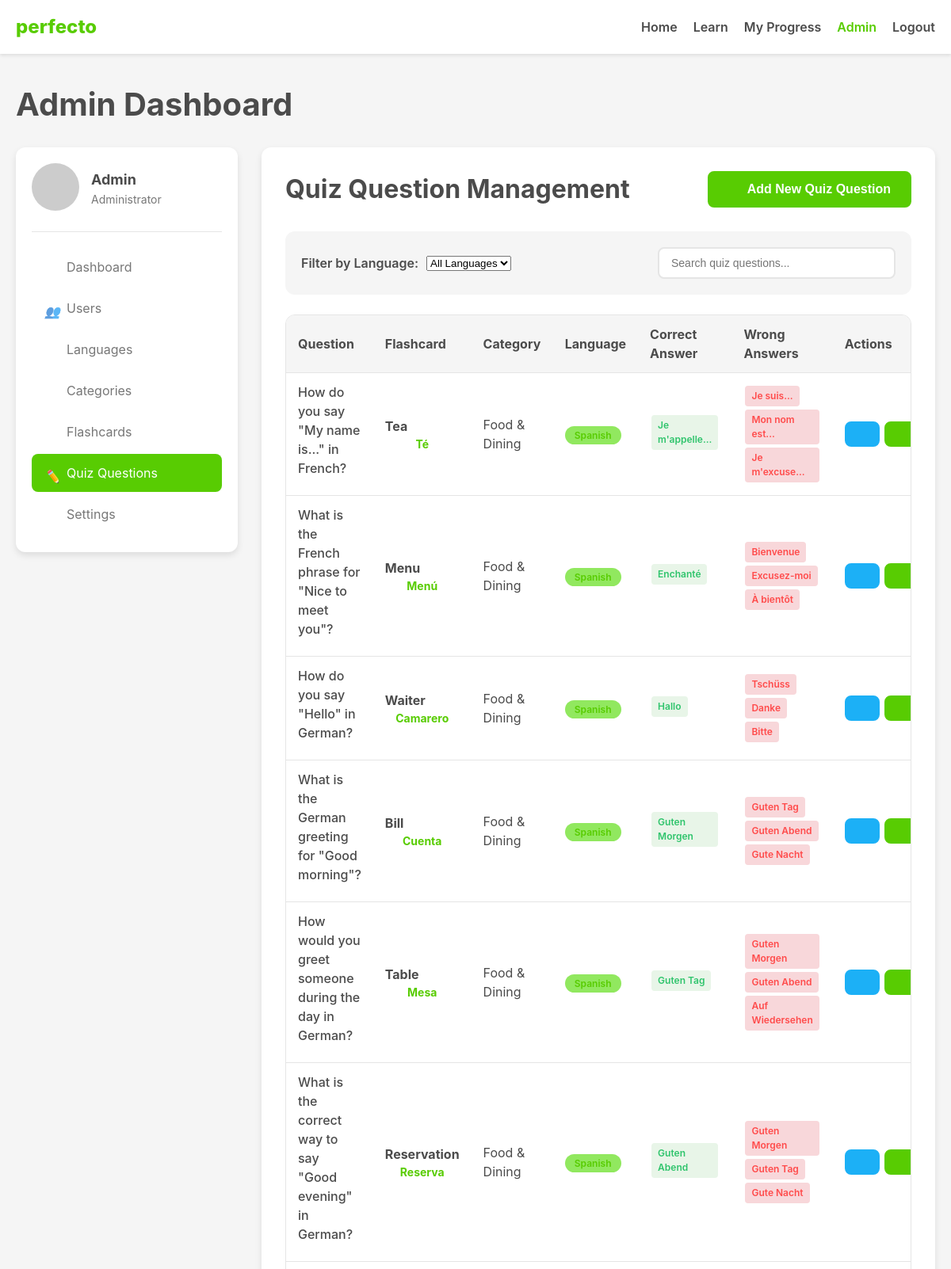
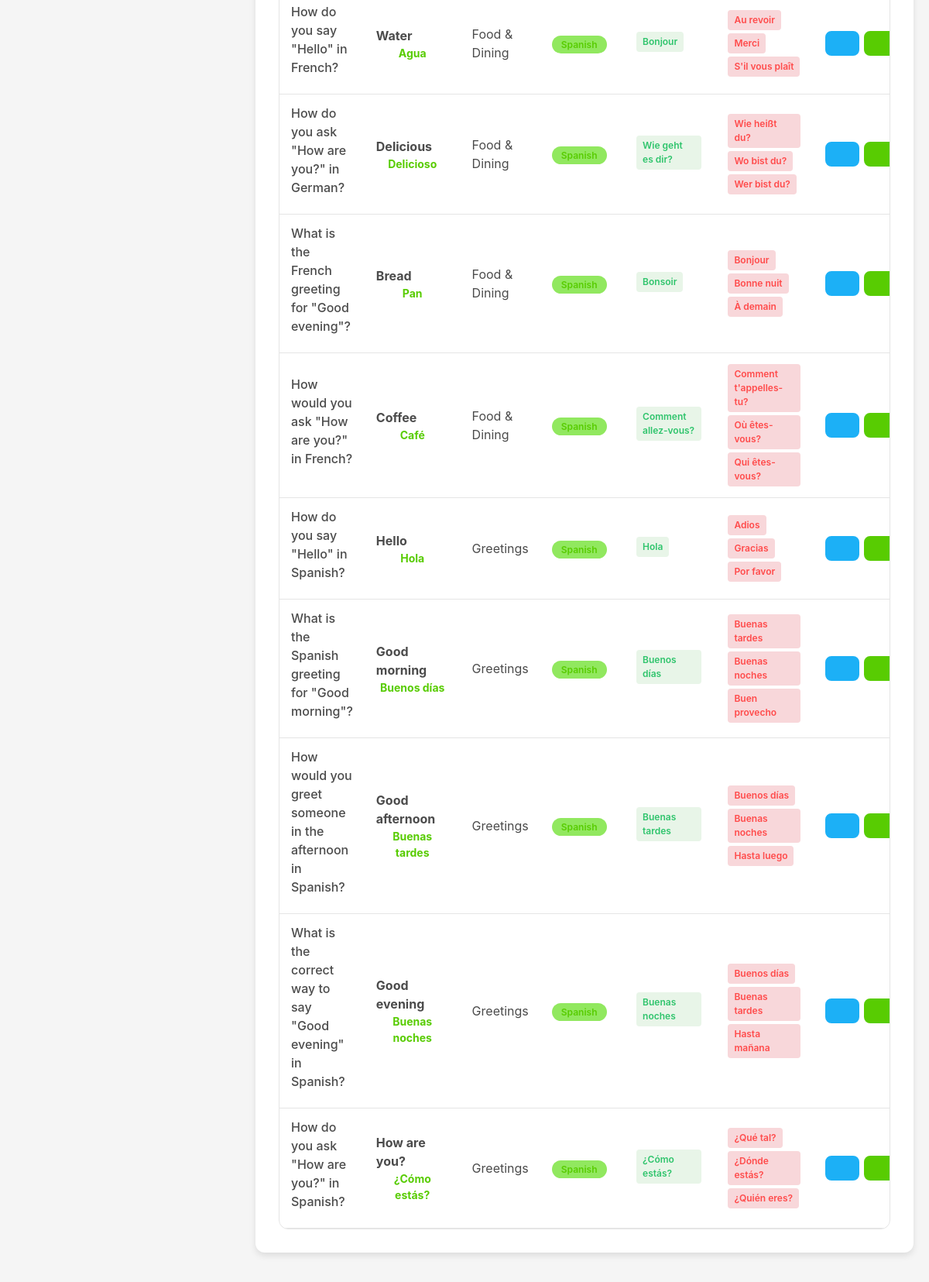
The page /dashboard/admin.php?tab=quiz (signed in, upper part) on the database its author committed (2 pictures, top to bottom).
### tables this page shows
CREATE TABLE IF NOT EXISTS quiz_questions (
    id INT AUTO_INCREMENT PRIMARY KEY,
    flashcard_id INT NOT NULL,
    question VARCHAR(255) NOT NULL,
    correct_answer VARCHAR(255) NOT NULL,
    wrong_answer1 VARCHAR(255) NOT NULL,
    wrong_answer2 VARCHAR(255) NOT NULL,
    wrong_answer3 VARCHAR(255) NOT NULL,
    FOREIGN KEY (flashcard_id) REFERENCES flashcards(id) ON DELETE CASCADE
);

CREATE TABLE IF NOT EXISTS flashcards (
    id INT AUTO_INCREMENT PRIMARY KEY,
    category_id INT NOT NULL,
    native_text VARCHAR(255) NOT NULL,
    foreign_text VARCHAR(255) NOT NULL,
    pronunciation VARCHAR(255),
    image_url VARCHAR(255) DEFAULT 'https://placehold.co/300x200',
    xp_value INT DEFAULT 10,
    difficulty ENUM('beginner', 'intermediate', 'advanced') DEFAULT 'beginner',
    display_order INT DEFAULT 0,
    FOREIGN KEY (category_id) REFERENCES categories(id) ON DELETE CASCADE
);

CREATE TABLE IF NOT EXISTS categories (
    id INT AUTO_INCREMENT PRIMARY KEY,
    language_id INT NOT NULL,
    name VARCHAR(100) NOT NULL,
    slug VARCHAR(100) NOT NULL,
    description TEXT,
    display_order INT DEFAULT 0,
    FOREIGN KEY (language_id) REFERENCES languages(id) ON DELETE CASCADE
);

CREATE TABLE IF NOT EXISTS languages (
    id INT AUTO_INCREMENT PRIMARY KEY,
    name VARCHAR(100) NOT NULL,
    code VARCHAR(10) NOT NULL UNIQUE,
    flag_url VARCHAR(255) NOT NULL,
    phrase_count INT DEFAULT 0,
    display_order INT DEFAULT 0
);

### dashboard/admin-tabs/quiz.php (the view, shortened to what this page needs)
<div class="admin-panel">
    <div class="panel-header">
        <h2>Quiz Question Management</h2>
        <div class="panel-actions">
            <button class="btn btn-primary" onclick="togglePanel('add-quiz-panel')">
                <i class="btn-icon add-icon"></i>
                Add New Quiz Question
            </button>
        </div>
    </div>
    <div class="filter-controls">
        <div class="filter-group">
            <label for="language-filter">Filter by Language:</label>
            <select id="language-filter" onchange="filterByLanguage(this.value)">
                <option value="">All Languages</option>
            </select>
        </div>
        <div class="search-box">
            <input type="text" id="quiz-search" placeholder="Search quiz questions..." onkeyup="filterTable('quiz-table', this.value)">
            <i class="search-icon"></i>
        </div>
    </div>
    <div class="table-container">
        <table class="admin-table" id="quiz-table">
            <thead>
                <tr>
                    <th>Question</th>
                    <th>Flashcard</th>
                    <th>Category</th>
                    <th>Language</th>
                    <th>Correct Answer</th>
                    <th>Wrong Answers</th>
                    <th>Actions</th>
                </tr>
            </thead>
            <tbody>
                <?php if (!empty($data['quiz_questions'])): ?>
                    <?php foreach ($data['quiz_questions'] as $quiz): ?>
                        <tr data-language-name="<?php echo strtolower($quiz['language_name']); ?>">
                            <td>
                                <div class="question-text">
                                    <?php echo htmlspecialchars($quiz['question']); ?>
                                </div>
                            </td>
                            <td>
                                <div class="flashcard-info">
                                    <div class="flashcard-texts">
                                        <strong><?php echo htmlspecialchars($quiz['native_text']); ?></strong>
                                        <div class="foreign-text"><?php echo htmlspecialchars($quiz['foreign_text']); ?></div>
                                    </div>
                                </div>
                            </td>
                            <td>
                                <span class="category-tag">
                                    <?php echo htmlspecialchars($quiz['category_name']); ?>
                                </span>
                            </td>
                            <td>
                                <span class="language-tag">
                                    <?php echo htmlspecialchars($quiz['language_name']); ?>
                                </span>
                            </td>
                            <td>
                                <div class="correct-answer">
                                    <span class="answer-badge correct">
                                        <?php echo htmlspecialchars($quiz['correct_answer']); ?>
                                    </span>
                                </div>
                            </td>
                            <td>
                                <div class="wrong-answers">
                                    <span class="answer-badge wrong"><?php echo htmlspecialchars($quiz['wrong_answer1']); ?></span>
                                    <span class="answer-badge wrong"><?php echo htmlspecialchars($quiz['wrong_answer2']); ?></span>
                                    <span class="answer-badge wrong"><?php echo htmlspecialchars($quiz['wrong_answer3']); ?></span>
                                </div>
                            </td>
                            <td>
                                <div class="action-buttons">
                                    <button class="btn btn-sm btn-secondary" onclick="editQuiz(<?php echo $quiz['id']; ?>)" title="Edit Quiz Question">
                                        <i class="btn-icon edit-icon"></i>
                                    </button>
                                    <button class="btn btn-sm btn-primary" onclick="testQuiz(<?php echo $quiz['id']; ?>)" title="Test Question">
                                        <i class="btn-icon test-icon"></i>
                                    </button>
                                </div>
                            </td>
                        </tr>
                    <?php endforeach; ?>
                <?php endif; ?>
            </tbody>
        </table>
    </div>
</div>

### assets/css/style.css (style rules this page uses)
:root { --primary-color: #58CC02; --primary-dark: #45a70a; --primary-light: #91e85f; --secondary-color: #1CB0F6; --secondary-dark: #0099e3; --secondary-light: #80d7ff; --accent-color: #FF4B4B; --success-color: #2fc46c; --warning-color: #ffc800; --error-color: #ff4b4b; --text-dark: #4b4b4b; --text-medium: #777777; --text-light: #a5a5a5; --background-light: #f5f5f5; --background-white: #ffffff; --border-color: #e5e5e5; --shadow-color: rgba(0, 0, 0, 0.1); --font-primary: 'Nunito', -apple-system, BlinkMacSystemFont, 'Segoe UI', Roboto, Oxygen, Ubuntu, Cantarell, 'Open Sans', 'Helvetica Neue', sans-serif; }
* { margin: 0; padding: 0; box-sizing: border-box; }
body { font-family: var(--font-primary); font-size: 16px; line-height: 1.5; color: var(--text-dark); background-color: var(--background-light); }
h1, h2, h3, h4, h5, h6 { margin-bottom: 0.5em; line-height: 1.2; font-weight: 700; }
h2 { font-size: 2rem; }
.btn { display: inline-block; padding: 12px 24px; font-size: 1rem; font-weight: 700; text-align: center; border-radius: 8px; border: 2px solid transparent; cursor: pointer; transition: all 0.3s ease; }
.btn-primary { background-color: var(--primary-color); color: white; border-color: var(--primary-color); }
.btn-secondary { background-color: var(--secondary-color); color: white; border-color: var(--secondary-color); }
.btn-sm { padding: 8px 16px; font-size: 0.875rem; }
.admin-panel { padding: 30px; }
.panel-header { display: flex; justify-content: space-between; align-items: center; margin-bottom: 30px; flex-wrap: wrap; gap: 15px; }
.panel-header h2 { margin: 0; color: var(--text-dark); }
.panel-actions { display: flex; gap: 10px; }
.table-container { overflow-x: auto; border-radius: 12px; border: 1px solid var(--border-color); }
.search-box { position: relative; min-width: 300px; }
.search-box input { width: 100%; padding: 10px 40px 10px 15px; border: 2px solid var(--border-color); border-radius: 8px; font-size: 0.875rem; }
.search-icon { position: absolute; right: 12px; top: 50%; transform: translateY(-50%); width: 16px; height: 16px; opacity: 0.5; }
.admin-table { width: 100%; border-collapse: collapse; }
.admin-table th, .admin-table td { padding: 15px; text-align: left; border-bottom: 1px solid var(--border-color); }
.admin-table th { background-color: var(--background-light); font-weight: 600; color: var(--text-dark); }
.action-buttons { display: flex; gap: 6px; }
.btn-sm { padding: 6px 12px; font-size: 0.875rem; min-width: auto; }
.btn-icon { width: 16px; height: 16px; background-size: cover; display: inline-block; }
.btn:has(.btn-icon) { display: flex; align-items: center; gap: 8px; }
.filter-controls { display: flex; justify-content: space-between; align-items: center; gap: 20px; margin-bottom: 25px; padding: 20px; background-color: var(--background-light); border-radius: 12px; }
.filter-group { display: flex; align-items: center; gap: 10px; }
.filter-group label { font-weight: 600; color: var(--text-dark); white-space: nowrap; }
.language-tag { background-color: var(--primary-light); color: var(--primary-color); padding: 4px 12px; border-radius: 20px; font-size: 0.75rem; font-weight: 600; }
.native-text, .foreign-text { font-size: 2rem; font-weight: 700; margin: 0; text-align: center; }
.table-container { overflow-x: auto; }
.admin-table th, .admin-table td { padding: 12px 15px; text-align: left; border-bottom: 1px solid var(--border-color); }
.admin-table th { background-color: var(--background-light); font-weight: 700; }
.question-text { margin-bottom: 10px; font-weight: 600; }
.user-answer, .correct-answer { margin-bottom: 5px; }

### dashboard/admin-tabs/quiz.php (style rules this page uses)
.question-text { max-width: 250px; font-weight: 500; }
.flashcard-info .flashcard-texts { max-width: 180px; }
.flashcard-info .foreign-text { color: var(--primary-color); font-size: 0.875rem; }
.answer-badge { display: inline-block; padding: 4px 8px; border-radius: 4px; font-size: 0.75rem; font-weight: 600; margin: 2px; }
.answer-badge.correct { background-color: #e8f5e8; color: var(--success-color); }
.answer-badge.wrong { background-color: #f8d7da; color: var(--error-color); }
.wrong-answers { display: flex; flex-wrap: wrap; max-width: 200px; }

### rows shown on the page
quiz_questions: question "How do you say \"My name is...\" in French?", flashcard.native_text "Tea", flashcard.foreign_text "Té", categories.name "Food & Dining", languages.name "Spanish", correct_answer "Je m'appelle...", wrong_answer1 "Je suis...", wrong_answer2 "Mon nom est...", wrong_answer3 "Je m'excuse..."
quiz_questions: question "What is the French phrase for \"Nice to meet you\"?", flashcard.native_text "Menu", flashcard.foreign_text "Menú", categories.name "Food & Dining", languages.name "Spanish", correct_answer "Enchanté", wrong_answer1 "Bienvenue", wrong_answer2 "Excusez-moi", wrong_answer3 "À bientôt"
quiz_questions: question "How do you say \"Hello\" in German?", flashcard.native_text "Waiter", flashcard.foreign_text "Camarero", categories.name "Food & Dining", languages.name "Spanish", correct_answer "Hallo", wrong_answer1 "Tschüss", wrong_answer2 "Danke", wrong_answer3 "Bitte"
quiz_questions: question "What is the German greeting for \"Good morning\"?", flashcard.native_text "Bill", flashcard.foreign_text "Cuenta", categories.name "Food & Dining", languages.name "Spanish", correct_answer "Guten Morgen", wrong_answer1 "Guten Tag", wrong_answer2 "Guten Abend", wrong_answer3 "Gute Nacht"
quiz_questions: question "How would you greet someone during the day in German?", flashcard.native_text "Table", flashcard.foreign_text "Mesa", categories.name "Food & Dining", languages.name "Spanish", correct_answer "Guten Tag", wrong_answer1 "Guten Morgen", wrong_answer2 "Guten Abend", wrong_answer3 "Auf Wiedersehen"
quiz_questions: question "What is the correct way to say \"Good evening\" in German?", flashcard.native_text "Reservation", flashcard.foreign_text "Reserva", categories.name "Food & Dining", languages.name "Spanish", correct_answer "Guten Abend", wrong_answer1 "Guten Morgen", wrong_answer2 "Guten Tag", wrong_answer3 "Gute Nacht"
quiz_questions: question "How do you say \"Hello\" in French?", flashcard.native_text "Water", flashcard.foreign_text "Agua", categories.name "Food & Dining", languages.name "Spanish", correct_answer "Bonjour", wrong_answer1 "Au revoir", wrong_answer2 "Merci", wrong_answer3 "S'il vous plaît"
quiz_questions: question "How do you ask \"How are you?\" in German?", flashcard.native_text "Delicious", flashcard.foreign_text "Delicioso", categories.name "Food & Dining", languages.name "Spanish", correct_answer "Wie geht es dir?", wrong_answer1 "Wie heißt du?", wrong_answer2 "Wo bist du?", wrong_answer3 "Wer bist du?"
quiz_questions: question "What is the French greeting for \"Good evening\"?", flashcard.native_text "Bread", flashcard.foreign_text "Pan", categories.name "Food & Dining", languages.name "Spanish", correct_answer "Bonsoir", wrong_answer1 "Bonjour", wrong_answer2 "Bonne nuit", wrong_answer3 "À demain"
quiz_questions: question "How would you ask \"How are you?\" in French?", flashcard.native_text "Coffee", flashcard.foreign_text "Café", categories.name "Food & Dining", languages.name "Spanish", correct_answer "Comment allez-vous?", wrong_answer1 "Comment t'appelles-tu?", wrong_answer2 "Où êtes-vous?", wrong_answer3 "Qui êtes-vous?"
quiz_questions: question "How do you say \"Hello\" in Spanish?", flashcard.native_text "Hello", flashcard.foreign_text "Hola", categories.name "Greetings", languages.name "Spanish", correct_answer "Hola", wrong_answer1 "Adios", wrong_answer2 "Gracias", wrong_answer3 "Por favor"
quiz_questions: question "What is the Spanish greeting for \"Good morning\"?", flashcard.native_text "Good morning", flashcard.foreign_text "Buenos días", categories.name "Greetings", languages.name "Spanish", correct_answer "Buenos días", wrong_answer1 "Buenas tardes", wrong_answer2 "Buenas noches", wrong_answer3 "Buen provecho"
quiz_questions: question "How would you greet someone in the afternoon in Spanish?", flashcard.native_text "Good afternoon", flashcard.foreign_text "Buenas tardes", categories.name "Greetings", languages.name "Spanish", correct_answer "Buenas tardes", wrong_answer1 "Buenos días", wrong_answer2 "Buenas noches", wrong_answer3 "Hasta luego"
quiz_questions: question "What is the correct way to say \"Good evening\" in Spanish?", flashcard.native_text "Good evening", flashcard.foreign_text "Buenas noches", categories.name "Greetings", languages.name "Spanish", correct_answer "Buenas noches", wrong_answer1 "Buenos días", wrong_answer2 "Buenas tardes", wrong_answer3 "Hasta mañana"
quiz_questions: question "How do you ask \"How are you?\" in Spanish?", flashcard.native_text "How are you?", flashcard.foreign_text "¿Cómo estás?", categories.name "Greetings", languages.name "Spanish", correct_answer "¿Cómo estás?", wrong_answer1 "¿Qué tal?", wrong_answer2 "¿Dónde estás?", wrong_answer3 "¿Quién eres?"

### other values the page prints
$_SESSION['username'] "Admin"
